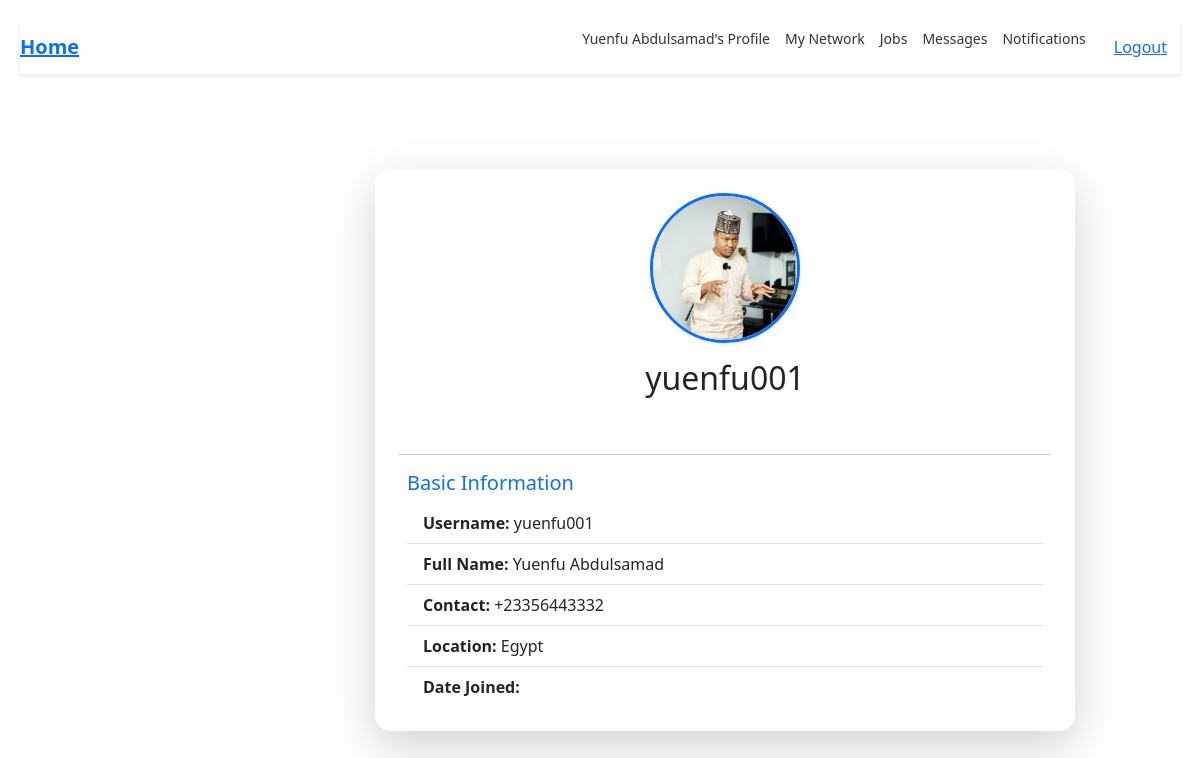
The page /view-profile/2/ (signed in) on the database its author committed.
### post_app/models.py (models this page shows, shortened)
class Profile(models.Model):
    user = models.OneToOneField(User,on_delete=models.CASCADE,null=True,blank=True)
    profile_pic = models.ImageField(upload_to='profile_pic/', null=True,blank=True)
    contact = models.CharField(max_length=15)
    location = models.CharField(max_length=50)

### post_app/views.py (the view)
# urls.py: path("view-profile/<int:pk>/", views.check_profile, name='check_profile'),
@login_required(login_url='login')
def check_profile(request, pk):
    my_profile = get_object_or_404(Profile, id=pk)
    context = {"profile": my_profile}
    return render(request, "check_profile.html", context)

### templates/check_profile.html (shortened to what this page needs)
{% extends 'base.html' %}
{% block content %}
<div class="container d-flex justify-content-center align-items-center" style="min-height: 90vh;">
    <div class="card shadow-lg border-0 rounded-4 p-4" style="max-width: 700px; width: 100%;">
        <div class="text-center mb-4">
            {% if profile.profile_pic %}
            <img src="{{ profile.profile_pic.url }}" class="rounded-circle border border-3 border-primary shadow-sm"
                 style="width: 150px; height: 150px; object-fit: cover;" alt="Profile Picture">
            {% endif %}
            <h2 class="mt-3">{{ profile.user.username }}</h2>
        </div>
        <hr>
        <div class="px-2">
            <h5 class="text-primary">Basic Information</h5>
            <ul class="list-group list-group-flush">
                <li class="list-group-item"><strong>Username:</strong> {{ profile.user.username }}</li>
                <li class="list-group-item"><strong>Full Name:</strong> {{ profile.user.first_name }} {{ profile.user.last_name }}</li>
                <li class="list-group-item"><strong>Contact:</strong> {{ profile.contact }}</li>
                <li class="list-group-item"><strong>Location:</strong> {{ profile.location }}</li>
                <li class="list-group-item"><strong>Date Joined:</strong> {{ profile.date_joined|date:"M d, Y" }}</li>
            </ul>
        </div>
    </div>
</div>
{% endblock %}

### templates/navbar.html (shortened to what this page needs)
<nav class="navbar">
  <div class="navbar-logo"><a href="{% url 'index' %}">Home</a></div>
  {% if request.user.is_authenticated %}
  <div class="navbar-links">
    <a href="{% url 'profile' %}">{{request.user.first_name}} {{request.user.last_name}}'s Profile</a>
    <a href="#">My Network</a>
    <a href="#">Jobs</a>
    <a href="#">Messages</a>
    <a href="#">Notifications</a>
    <form action="{% url 'logout' %}" method="POST">
      <button type="submit" class="btn btn-link">Logout</button>
    </form>
    {% endif %}
  </div>
</nav>

### static/css/base.css (style rules this page uses)
.navbar { background-color: #ffffff; box-shadow: 0 2px 4px rgba(0,0,0,0.1); padding: 10px 20px; display: flex; justify-content: space-between; align-items: center; position: sticky; top: 0; z-index: 1000; }
.navbar-logo { font-size: 20px; font-weight: bold; color: #0073b1; }
.navbar-links { display: flex; gap: 15px; }
.navbar-links a { text-decoration: none; color: #333; font-size: 14px; }
body { font-family: Arial, sans-serif; background: #f0f2f5; margin: 0; padding: 20px; }

### rows shown on the page
Profile: profile_pic (picture), user.username "yuenfu001", user.first_name "Yuenfu", user.last_name "Abdulsamad", contact "+23356443332", location "Egypt"

### other values the page prints
{{ request.user.first_name }} "Yuenfu"
{{ request.user.last_name }} "Abdulsamad"
